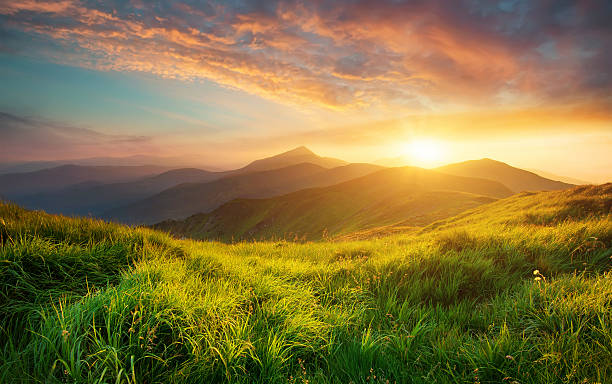
#> input picture sun.jpg, 612 x 384 px
$ jupyter execute Experiment_5.ipynb
#> lines starting #> are read from the running program, lines starting #| are printed output that depends on the picture
### **Name : Vishesh Kumar**
### **CU24250050**
### **Sec: B**
### **Roll No : 69**
### **Computer Vision**
### **Labsheet - 5**

[cell 1]
import cv2
import numpy as np
import matplotlib.pyplot as plt

from skimage.feature import hog
from skimage import exposure

[cell 2]
image_path = "sun.jpg"

image = cv2.imread(image_path)
#> image is the input picture: shape (384, 612, 3); mean B, G, R 66.6, 117.5, 134.5

if image is None:
    print("Error: Image not found. Check the image path.")
else:
    print("Image loaded successfully")

# Convert BGR to RGB
image_rgb = cv2.cvtColor(image, cv2.COLOR_BGR2RGB)

plt.figure(figsize=(8, 6))
plt.imshow(image_rgb)
plt.title("Original Image")
plt.axis("off")
plt.show()

[cell 3]
gray = cv2.cvtColor(image, cv2.COLOR_BGR2GRAY)
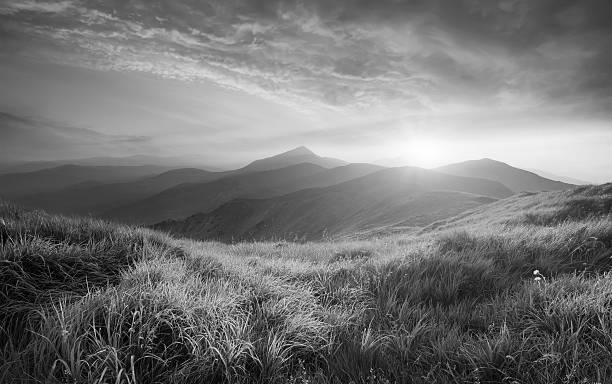
#> gray: shape (384, 612); min 0, max 254, mean 116.8

plt.figure(figsize=(8, 6))
plt.imshow(gray, cmap="gray")
plt.title("Grayscale Image")
plt.axis("off")
plt.show()

[cell 4]
# Create SIFT detector
sift = cv2.SIFT_create()

# Detect keypoints and compute descriptors
keypoints, descriptors = sift.detectAndCompute(gray, None)
#> keypoints = 904 keypoints; strongest (x, y, size): (536, 272, 2.7), (539, 278, 1.9), (138, 309, 2), (133, 311, 2)

print("Number of Keypoints:", len(keypoints))
#| Number of Keypoints: 904
print("Descriptor Shape:", descriptors.shape)
#| Descriptor Shape: (904, 128)

[cell 5]
sift_image = cv2.drawKeypoints(
    image_rgb,
    keypoints,
    None,
    flags=cv2.DRAW_MATCHES_FLAGS_DRAW_RICH_KEYPOINTS
)
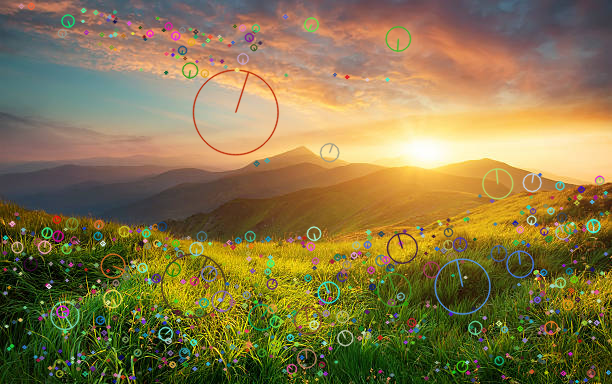
#> sift_image: shape (384, 612, 3); mean R, G, B 135, 119.1, 72.1

plt.figure(figsize=(10, 7))
plt.imshow(sift_image)
plt.title("SIFT Keypoints")
plt.axis("off")
plt.show()

[cell 6]
# Resize image for HOG
hog_image = cv2.resize(gray, (128, 128))
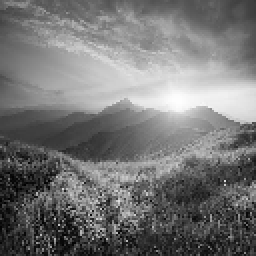
#> hog_image: shape (128, 128) (shown 2 times larger); min 1, max 254, mean 116.6

# Extract HOG features
features, hog_visualization = hog(
    hog_image,
    orientations=9,
    pixels_per_cell=(8, 8),
    cells_per_block=(2, 2),
    block_norm="L2-Hys",
    visualize=True
)
#> features = 8100 values, max 0.477 at index 3208, min 0 at index 262, mean 0.141

print("Number of HOG Features:", len(features))
#| Number of HOG Features: 8100

[cell 7]
# Improve HOG visualization
hog_visualization = exposure.rescale_intensity(
    hog_visualization,
    in_range=(0, 10)
)
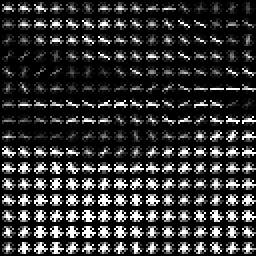
#> hog_visualization: shape (128, 128) float64 (shown 2 times larger); min 0, max 1, mean 0.194

plt.figure(figsize=(8, 6))
plt.imshow(hog_visualization, cmap="gray")
plt.title("HOG Visualization")
plt.axis("off")
plt.show()

[cell 8]
plt.figure(figsize=(12, 5))

plt.subplot(1, 2, 1)
plt.imshow(sift_image)
plt.title("SIFT Keypoints")
plt.axis("off")

plt.subplot(1, 2, 2)
plt.imshow(hog_visualization, cmap="gray")
plt.title("HOG Features")
plt.axis("off")

plt.show()

[cell 9]
print("SIFT vs HOG Comparison")
print("-" * 40)

print("SIFT:")
print("1. Detects distinctive keypoints.")
print("2. Strong scale invariance.")
print("3. Strong rotation invariance.")
print("4. Useful for image matching and object recognition.")

print("\nHOG:")
print("1. Represents local gradient orientations.")
print("2. Mainly captures shape and edge information.")
print("3. Computationally simpler than SIFT in many applications.")
print("4. Commonly useful for object detection.")

[cell 10]
img1 = cv2.imread("sun.jpg", cv2.IMREAD_GRAYSCALE)
#> img1: shape (384, 612); min 0, max 255, mean 116.6

if img1 is None:
    print("Error: Image not found.")
else:
    # Create a second image by slightly rotating the original
    h, w = img1.shape
#> h = 384; w = 612
    center = (w // 2, h // 2)
#> center = (306, 192)

    matrix = cv2.getRotationMatrix2D(center, 10, 1.0)
    img2 = cv2.warpAffine(img1, matrix, (w, h))
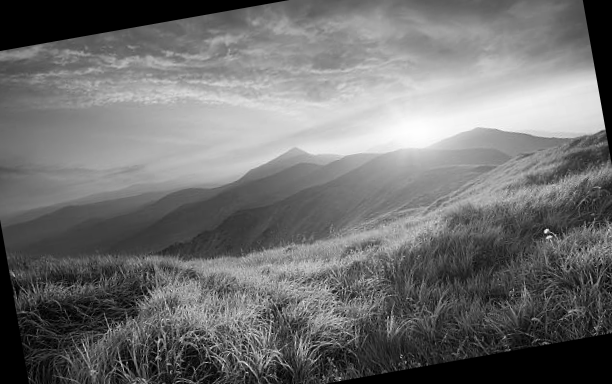
#> img2: shape (384, 612); min 0, max 254, mean 110.9

    print("Both images created successfully")

[cell 11]
sift = cv2.SIFT_create()

kp1, des1 = sift.detectAndCompute(img1, None)
#> kp1 = 879 keypoints; strongest (x, y, size): (536, 272, 2.7), (539, 278, 1.8), (138, 309, 2), (133, 311, 2.1)
kp2, des2 = sift.detectAndCompute(img2, None)
#> kp2 = 1053 keypoints; strongest (x, y, size): (546, 231, 2.8), (550, 236, 1.8), (603, 127, 3.3), (598, 124, 10.4)

print("Image 1 Keypoints:", len(kp1))
#| Image 1 Keypoints: 879
print("Image 2 Keypoints:", len(kp2))
#| Image 2 Keypoints: 1053

[cell 12]
bf = cv2.BFMatcher()

matches = bf.knnMatch(des1, des2, k=2)
#> matches = 879 matches

# Lowe's ratio test
good_matches = []

for m, n in matches:
    if m.distance < 0.75 * n.distance:
        good_matches.append(m)
#> after the loop, good_matches = 521 matches

print("Total Matches:", len(matches))
#| Total Matches: 879
print("Good Matches:", len(good_matches))
#| Good Matches: 521

[cell 13]
matched_image = cv2.drawMatches(
    img1,
    kp1,
    img2,
    kp2,
    good_matches,
    None,
    flags=cv2.DrawMatchesFlags_NOT_DRAW_SINGLE_POINTS
)
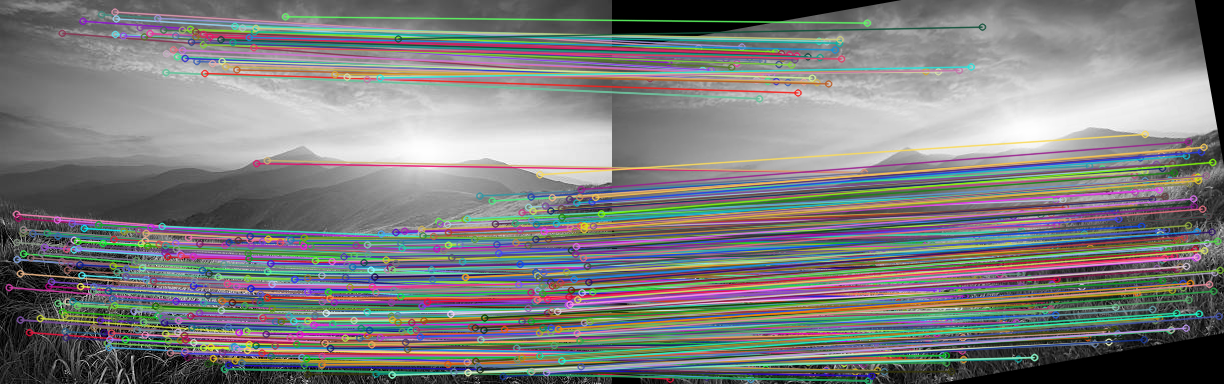
#> matched_image: shape (384, 1224, 3); mean of channels 0, 1, 2 125, 125.2, 125; drawn as B, G, R

plt.figure(figsize=(15, 8))
plt.imshow(matched_image, cmap="gray")
plt.title("SIFT Image Matching")
plt.axis("off")
plt.show()

$ run again, with average.jpg copied over sun.jpg
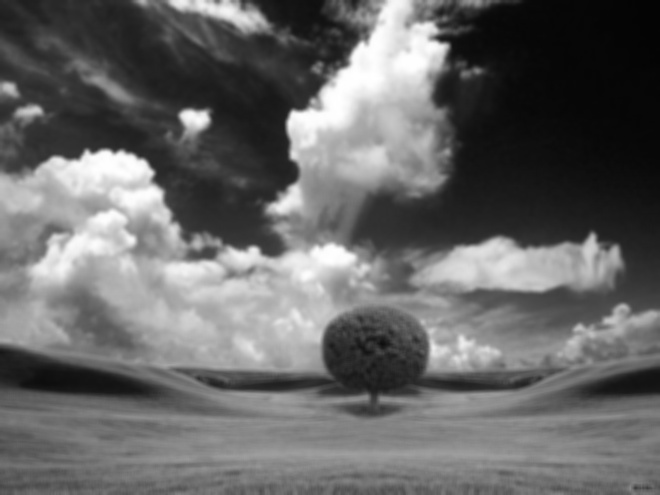
#> input picture average.jpg, 660 x 495 px
#> image is the input picture: shape (495, 660, 3); min 3, max 255, mean 102.6
#> keypoints = 319 keypoints; strongest (x, y, size): (195, 120, 17.2), (381, 91, 88.6), (304, 127, 25.5), (118, 178, 44.5)
#| Number of Keypoints: 319
#| Descriptor Shape: (319, 128)
#> features = 8100 values, max 0.525 at index 6700, min 0 at index 21, mean 0.127
#| Number of HOG Features: 8100
#> `img2 = cv2.warpAffine(img1, matrix, (w, h))`:
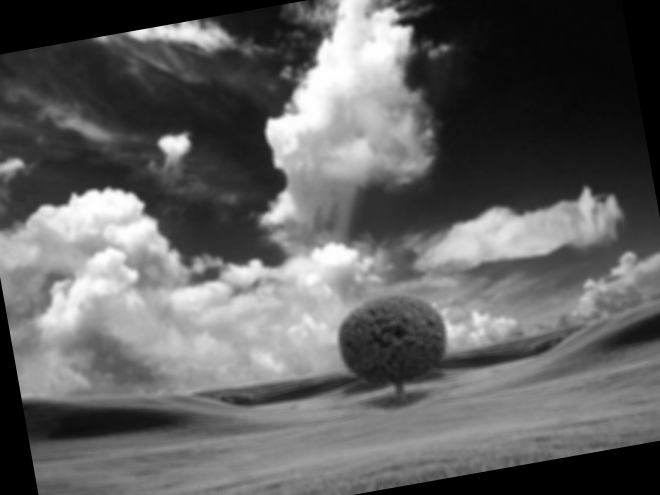
#> img2: shape (495, 660); min 0, max 255, mean 97.2
#> kp1 has the same summary as keypoints
#> kp2 = 309 keypoints; strongest (x, y, size): (175, 145, 17.1), (140, 34, 8.6), (187, 32, 16.6), (200, 35, 23.6)
#| Image 1 Keypoints: 319
#| Image 2 Keypoints: 309
#> matches = 319 matches
#> after the loop `for m, n in matches:`: good_matches = 223 matches
#| Total Matches: 319
#| Good Matches: 223
#> `matched_image = cv2.drawMatches( img1, kp1, img2, kp2, good_matches, N..`:
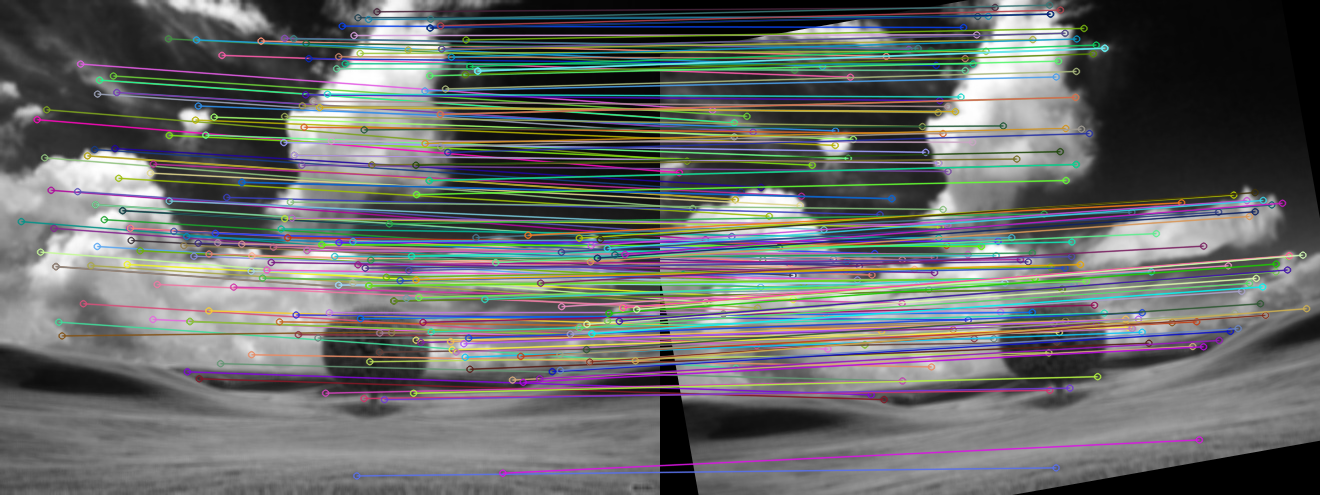
#> matched_image: shape (495, 1320, 3); mean of channels 0, 1, 2 104.5, 105, 102.9; drawn as B, G, R

$ run again, with clahe_image.jpg copied over sun.jpg
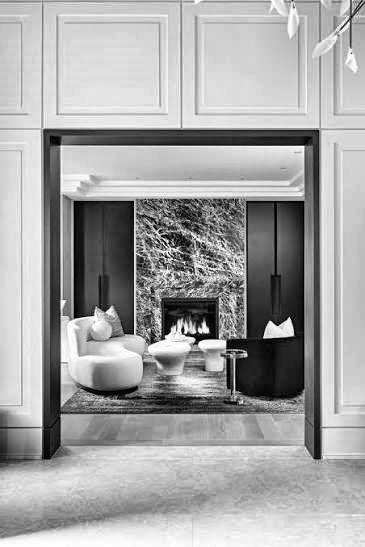
#> input picture clahe_image.jpg, 365 x 547 px
#> image is the input picture: shape (547, 365, 3); min 0, max 255, mean 165
#> keypoints = 835 keypoints; strongest (x, y, size): (183, 330, 2.6), (204, 329, 6), (286, 329, 11), (272, 331, 11.3)
#| Number of Keypoints: 835
#| Descriptor Shape: (835, 128)
#> features = 8100 values, max 0.697 at index 1426, min 0 at index 23, mean 0.11
#| Number of HOG Features: 8100
#> `img2 = cv2.warpAffine(img1, matrix, (w, h))`:
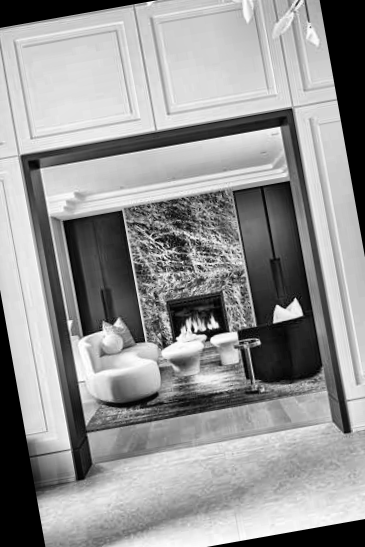
#> img2: shape (547, 365); min 0, max 255, mean 149
#> kp1 has the same summary as keypoints
#> kp2 = 894 keypoints; strongest (x, y, size): (214, 324, 5.9), (192, 329, 2.6), (294, 311, 11), (281, 314, 11.1)
#| Image 1 Keypoints: 835
#| Image 2 Keypoints: 894
#> matches = 835 matches
#> after the loop `for m, n in matches:`: good_matches = 558 matches
#| Total Matches: 835
#| Good Matches: 558
#> `matched_image = cv2.drawMatches( img1, kp1, img2, kp2, good_matches, N..`:
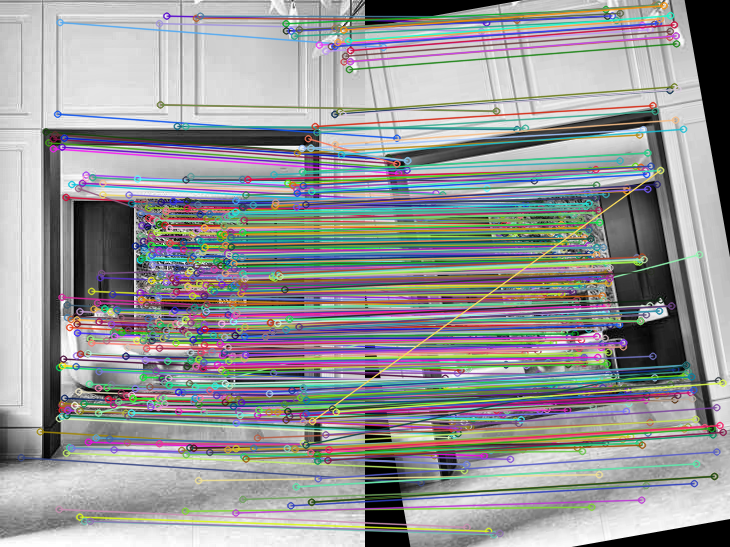
#> matched_image: shape (547, 730, 3); mean of channels 0, 1, 2 152.3, 151.4, 150.7; drawn as B, G, R
